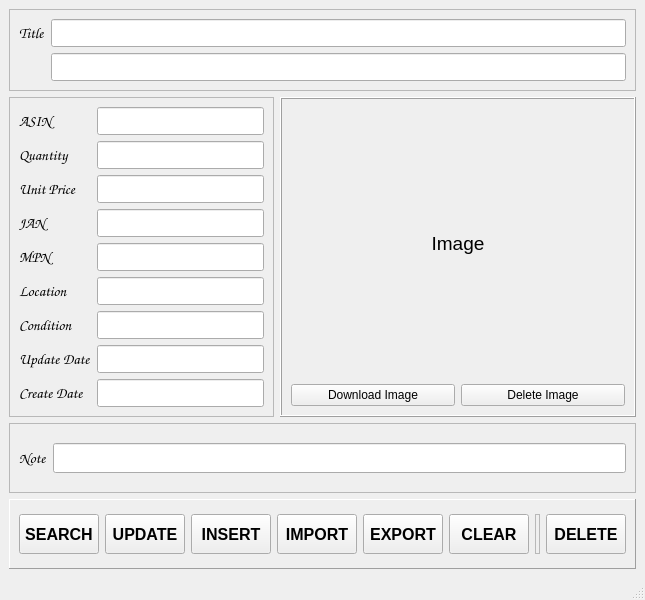
<?xml version="1.0" encoding="UTF-8"?>
<ui version="4.0">
 <class>MainWindow</class>
 <widget class="QMainWindow" name="MainWindow">
  <property name="geometry">
   <rect>
    <x>0</x>
    <y>0</y>
    <width>645</width>
    <height>600</height>
   </rect>
  </property>
  <property name="windowTitle">
   <string>MainWindow</string>
  </property>
  <widget class="QWidget" name="centralwidget">
   <layout class="QGridLayout" name="gridLayout_5">
    <item row="2" column="0" colspan="2">
     <widget class="QFrame" name="frame_6">
      <property name="frameShape">
       <enum>QFrame::StyledPanel</enum>
      </property>
      <property name="frameShadow">
       <enum>QFrame::Raised</enum>
      </property>
      <layout class="QGridLayout" name="gridLayout_2">
       <item row="0" column="0">
        <widget class="QLabel" name="label_12">
         <property name="maximumSize">
          <size>
           <width>50</width>
           <height>30</height>
          </size>
         </property>
         <property name="font">
          <font>
           <family>Comic Sans MS</family>
           <pointsize>11</pointsize>
          </font>
         </property>
         <property name="text">
          <string>Note</string>
         </property>
        </widget>
       </item>
       <item row="0" column="1">
        <widget class="QLineEdit" name="note">
         <property name="minimumSize">
          <size>
           <width>150</width>
           <height>25</height>
          </size>
         </property>
         <property name="maximumSize">
          <size>
           <width>1000</width>
           <height>50</height>
          </size>
         </property>
         <property name="font">
          <font>
           <family>Comic Sans MS</family>
           <pointsize>11</pointsize>
          </font>
         </property>
         <property name="alignment">
          <set>Qt::AlignLeading|Qt::AlignLeft|Qt::AlignVCenter</set>
         </property>
        </widget>
       </item>
      </layout>
     </widget>
    </item>
    <item row="0" column="0" colspan="2">
     <widget class="QFrame" name="frame_2">
      <property name="frameShape">
       <enum>QFrame::StyledPanel</enum>
      </property>
      <property name="frameShadow">
       <enum>QFrame::Sunken</enum>
      </property>
      <layout class="QGridLayout" name="gridLayout_4">
       <item row="0" column="0">
        <widget class="QLabel" name="label_2">
         <property name="font">
          <font>
           <family>Comic Sans MS</family>
           <pointsize>11</pointsize>
           <weight>75</weight>
           <bold>true</bold>
          </font>
         </property>
         <property name="text">
          <string>Title</string>
         </property>
        </widget>
       </item>
       <item row="0" column="1">
        <widget class="QLineEdit" name="product_name">
         <property name="minimumSize">
          <size>
           <width>0</width>
           <height>25</height>
          </size>
         </property>
         <property name="font">
          <font>
           <family>Comic Sans MS</family>
           <pointsize>11</pointsize>
          </font>
         </property>
         <property name="alignment">
          <set>Qt::AlignLeading|Qt::AlignLeft|Qt::AlignVCenter</set>
         </property>
        </widget>
       </item>
       <item row="1" column="0">
        <widget class="QLabel" name="label_3">
         <property name="font">
          <font>
           <family>Comic Sans MS</family>
           <pointsize>11</pointsize>
           <weight>75</weight>
           <bold>true</bold>
          </font>
         </property>
         <property name="text">
          <string/>
         </property>
        </widget>
       </item>
       <item row="1" column="1">
        <widget class="QLineEdit" name="product_name_en">
         <property name="minimumSize">
          <size>
           <width>0</width>
           <height>25</height>
          </size>
         </property>
         <property name="font">
          <font>
           <family>Comic Sans MS</family>
           <pointsize>11</pointsize>
          </font>
         </property>
         <property name="alignment">
          <set>Qt::AlignLeading|Qt::AlignLeft|Qt::AlignVCenter</set>
         </property>
        </widget>
       </item>
      </layout>
     </widget>
    </item>
    <item row="1" column="0">
     <widget class="QFrame" name="frame">
      <property name="minimumSize">
       <size>
        <width>265</width>
        <height>300</height>
       </size>
      </property>
      <property name="maximumSize">
       <size>
        <width>200</width>
        <height>600</height>
       </size>
      </property>
      <property name="font">
       <font>
        <pointsize>10</pointsize>
       </font>
      </property>
      <property name="frameShape">
       <enum>QFrame::StyledPanel</enum>
      </property>
      <property name="frameShadow">
       <enum>QFrame::Sunken</enum>
      </property>
      <layout class="QGridLayout" name="gridLayout">
       <item row="3" column="1">
        <widget class="QLineEdit" name="jan">
         <property name="minimumSize">
          <size>
           <width>150</width>
           <height>25</height>
          </size>
         </property>
         <property name="maximumSize">
          <size>
           <width>200</width>
           <height>50</height>
          </size>
         </property>
         <property name="font">
          <font>
           <family>Comic Sans MS</family>
           <pointsize>11</pointsize>
          </font>
         </property>
        </widget>
       </item>
       <item row="1" column="1">
        <widget class="QLineEdit" name="quantity">
         <property name="minimumSize">
          <size>
           <width>100</width>
           <height>25</height>
          </size>
         </property>
         <property name="maximumSize">
          <size>
           <width>200</width>
           <height>50</height>
          </size>
         </property>
         <property name="font">
          <font>
           <family>Comic Sans MS</family>
           <pointsize>11</pointsize>
          </font>
         </property>
        </widget>
       </item>
       <item row="0" column="1">
        <widget class="QLineEdit" name="asin">
         <property name="minimumSize">
          <size>
           <width>150</width>
           <height>25</height>
          </size>
         </property>
         <property name="maximumSize">
          <size>
           <width>200</width>
           <height>50</height>
          </size>
         </property>
         <property name="font">
          <font>
           <family>Comic Sans MS</family>
           <pointsize>11</pointsize>
          </font>
         </property>
        </widget>
       </item>
       <item row="1" column="0">
        <widget class="QLabel" name="label_4">
         <property name="font">
          <font>
           <family>Comic Sans MS</family>
           <pointsize>11</pointsize>
          </font>
         </property>
         <property name="text">
          <string>Quantity</string>
         </property>
        </widget>
       </item>
       <item row="3" column="0">
        <widget class="QLabel" name="label_6">
         <property name="font">
          <font>
           <family>Comic Sans MS</family>
           <pointsize>11</pointsize>
           <weight>75</weight>
           <bold>true</bold>
          </font>
         </property>
         <property name="text">
          <string>JAN</string>
         </property>
        </widget>
       </item>
       <item row="4" column="0">
        <widget class="QLabel" name="label_7">
         <property name="font">
          <font>
           <family>Comic Sans MS</family>
           <pointsize>11</pointsize>
           <weight>75</weight>
           <bold>true</bold>
          </font>
         </property>
         <property name="text">
          <string>MPN</string>
         </property>
        </widget>
       </item>
       <item row="0" column="0">
        <widget class="QLabel" name="label">
         <property name="font">
          <font>
           <family>Comic Sans MS</family>
           <pointsize>11</pointsize>
           <weight>75</weight>
           <bold>true</bold>
          </font>
         </property>
         <property name="text">
          <string>ASIN</string>
         </property>
         <property name="textInteractionFlags">
          <set>Qt::LinksAccessibleByMouse</set>
         </property>
        </widget>
       </item>
       <item row="4" column="1">
        <widget class="QLineEdit" name="mpn">
         <property name="minimumSize">
          <size>
           <width>150</width>
           <height>25</height>
          </size>
         </property>
         <property name="maximumSize">
          <size>
           <width>200</width>
           <height>50</height>
          </size>
         </property>
         <property name="font">
          <font>
           <family>Comic Sans MS</family>
           <pointsize>11</pointsize>
          </font>
         </property>
        </widget>
       </item>
       <item row="2" column="0">
        <widget class="QLabel" name="label_5">
         <property name="font">
          <font>
           <family>Comic Sans MS</family>
           <pointsize>11</pointsize>
          </font>
         </property>
         <property name="text">
          <string>Unit Price</string>
         </property>
        </widget>
       </item>
       <item row="5" column="1">
        <widget class="QLineEdit" name="location">
         <property name="minimumSize">
          <size>
           <width>150</width>
           <height>25</height>
          </size>
         </property>
         <property name="maximumSize">
          <size>
           <width>200</width>
           <height>50</height>
          </size>
         </property>
         <property name="font">
          <font>
           <family>Comic Sans MS</family>
           <pointsize>11</pointsize>
          </font>
         </property>
        </widget>
       </item>
       <item row="5" column="0">
        <widget class="QLabel" name="label_8">
         <property name="font">
          <font>
           <family>Comic Sans MS</family>
           <pointsize>11</pointsize>
          </font>
         </property>
         <property name="text">
          <string>Location</string>
         </property>
        </widget>
       </item>
       <item row="2" column="1">
        <widget class="QLineEdit" name="unit_price">
         <property name="minimumSize">
          <size>
           <width>150</width>
           <height>25</height>
          </size>
         </property>
         <property name="maximumSize">
          <size>
           <width>200</width>
           <height>50</height>
          </size>
         </property>
         <property name="font">
          <font>
           <family>Comic Sans MS</family>
           <pointsize>11</pointsize>
          </font>
         </property>
        </widget>
       </item>
       <item row="8" column="0">
        <widget class="QLabel" name="label_11">
         <property name="font">
          <font>
           <family>Comic Sans MS</family>
           <pointsize>11</pointsize>
          </font>
         </property>
         <property name="text">
          <string>Create Date</string>
         </property>
        </widget>
       </item>
       <item row="6" column="0">
        <widget class="QLabel" name="label_9">
         <property name="font">
          <font>
           <family>Comic Sans MS</family>
           <pointsize>11</pointsize>
          </font>
         </property>
         <property name="text">
          <string>Condition</string>
         </property>
        </widget>
       </item>
       <item row="7" column="0">
        <widget class="QLabel" name="label_10">
         <property name="font">
          <font>
           <family>Comic Sans MS</family>
           <pointsize>11</pointsize>
          </font>
         </property>
         <property name="text">
          <string>Update Date</string>
         </property>
        </widget>
       </item>
       <item row="6" column="1">
        <widget class="QLineEdit" name="condition">
         <property name="minimumSize">
          <size>
           <width>150</width>
           <height>25</height>
          </size>
         </property>
         <property name="maximumSize">
          <size>
           <width>200</width>
           <height>50</height>
          </size>
         </property>
         <property name="font">
          <font>
           <family>Comic Sans MS</family>
           <pointsize>11</pointsize>
          </font>
         </property>
        </widget>
       </item>
       <item row="7" column="1">
        <widget class="QLineEdit" name="update_date">
         <property name="minimumSize">
          <size>
           <width>150</width>
           <height>25</height>
          </size>
         </property>
         <property name="maximumSize">
          <size>
           <width>200</width>
           <height>50</height>
          </size>
         </property>
         <property name="font">
          <font>
           <family>Comic Sans MS</family>
           <pointsize>11</pointsize>
          </font>
         </property>
        </widget>
       </item>
       <item row="8" column="1">
        <widget class="QLineEdit" name="created_date">
         <property name="minimumSize">
          <size>
           <width>150</width>
           <height>25</height>
          </size>
         </property>
         <property name="maximumSize">
          <size>
           <width>200</width>
           <height>50</height>
          </size>
         </property>
         <property name="font">
          <font>
           <family>Comic Sans MS</family>
           <pointsize>11</pointsize>
          </font>
         </property>
        </widget>
       </item>
      </layout>
     </widget>
    </item>
    <item row="1" column="1">
     <widget class="QFrame" name="frame_7">
      <property name="frameShape">
       <enum>QFrame::Box</enum>
      </property>
      <property name="frameShadow">
       <enum>QFrame::Raised</enum>
      </property>
      <layout class="QGridLayout" name="gridLayout_6">
       <item row="2" column="0">
        <widget class="QPushButton" name="downloadImageButton">
         <property name="text">
          <string>Download Image</string>
         </property>
        </widget>
       </item>
       <item row="2" column="1">
        <widget class="QPushButton" name="deleteImageButton">
         <property name="text">
          <string>Delete Image</string>
         </property>
        </widget>
       </item>
       <item row="1" column="0" colspan="2">
        <widget class="QLabel" name="image">
         <property name="sizePolicy">
          <sizepolicy hsizetype="Fixed" vsizetype="Fixed">
           <horstretch>0</horstretch>
           <verstretch>0</verstretch>
          </sizepolicy>
         </property>
         <property name="maximumSize">
          <size>
           <width>500</width>
           <height>500</height>
          </size>
         </property>
         <property name="font">
          <font>
           <pointsize>14</pointsize>
           <weight>50</weight>
           <bold>false</bold>
          </font>
         </property>
         <property name="layoutDirection">
          <enum>Qt::LeftToRight</enum>
         </property>
         <property name="text">
          <string>Image</string>
         </property>
         <property name="alignment">
          <set>Qt::AlignCenter</set>
         </property>
        </widget>
       </item>
      </layout>
     </widget>
    </item>
    <item row="3" column="0" colspan="2">
     <layout class="QVBoxLayout" name="verticalLayout">
      <item>
       <widget class="QFrame" name="frame_4">
        <property name="frameShape">
         <enum>QFrame::Panel</enum>
        </property>
        <property name="frameShadow">
         <enum>QFrame::Raised</enum>
        </property>
        <layout class="QGridLayout" name="gridLayout_3">
         <item row="0" column="3">
          <widget class="QPushButton" name="importButton">
           <property name="minimumSize">
            <size>
             <width>0</width>
             <height>40</height>
            </size>
           </property>
           <property name="font">
            <font>
             <family>Arial</family>
             <pointsize>12</pointsize>
             <weight>75</weight>
             <bold>true</bold>
            </font>
           </property>
           <property name="text">
            <string>IMPORT</string>
           </property>
          </widget>
         </item>
         <item row="0" column="4">
          <widget class="QPushButton" name="exportButton">
           <property name="minimumSize">
            <size>
             <width>0</width>
             <height>40</height>
            </size>
           </property>
           <property name="font">
            <font>
             <family>Arial</family>
             <pointsize>12</pointsize>
             <weight>75</weight>
             <bold>true</bold>
            </font>
           </property>
           <property name="text">
            <string>EXPORT</string>
           </property>
          </widget>
         </item>
         <item row="0" column="6">
          <widget class="QFrame" name="frame_5">
           <property name="frameShape">
            <enum>QFrame::StyledPanel</enum>
           </property>
           <property name="frameShadow">
            <enum>QFrame::Raised</enum>
           </property>
          </widget>
         </item>
         <item row="0" column="5">
          <widget class="QPushButton" name="clearButton">
           <property name="minimumSize">
            <size>
             <width>0</width>
             <height>40</height>
            </size>
           </property>
           <property name="font">
            <font>
             <family>Arial</family>
             <pointsize>12</pointsize>
             <weight>75</weight>
             <bold>true</bold>
            </font>
           </property>
           <property name="text">
            <string>CLEAR</string>
           </property>
          </widget>
         </item>
         <item row="0" column="7">
          <widget class="QPushButton" name="deleteButton">
           <property name="minimumSize">
            <size>
             <width>0</width>
             <height>40</height>
            </size>
           </property>
           <property name="font">
            <font>
             <family>Arial</family>
             <pointsize>12</pointsize>
             <weight>75</weight>
             <bold>true</bold>
            </font>
           </property>
           <property name="text">
            <string>DELETE</string>
           </property>
          </widget>
         </item>
         <item row="0" column="0">
          <widget class="QPushButton" name="searchButton">
           <property name="minimumSize">
            <size>
             <width>0</width>
             <height>40</height>
            </size>
           </property>
           <property name="font">
            <font>
             <family>Arial</family>
             <pointsize>12</pointsize>
             <weight>75</weight>
             <bold>true</bold>
            </font>
           </property>
           <property name="text">
            <string>SEARCH</string>
           </property>
          </widget>
         </item>
         <item row="0" column="1">
          <widget class="QPushButton" name="updateButton">
           <property name="minimumSize">
            <size>
             <width>0</width>
             <height>40</height>
            </size>
           </property>
           <property name="font">
            <font>
             <family>Arial</family>
             <pointsize>12</pointsize>
             <weight>75</weight>
             <bold>true</bold>
            </font>
           </property>
           <property name="text">
            <string>UPDATE</string>
           </property>
          </widget>
         </item>
         <item row="0" column="2">
          <widget class="QPushButton" name="insertButton">
           <property name="minimumSize">
            <size>
             <width>0</width>
             <height>40</height>
            </size>
           </property>
           <property name="font">
            <font>
             <family>Arial</family>
             <pointsize>12</pointsize>
             <weight>75</weight>
             <bold>true</bold>
            </font>
           </property>
           <property name="text">
            <string>INSERT</string>
           </property>
          </widget>
         </item>
        </layout>
       </widget>
      </item>
     </layout>
    </item>
   </layout>
  </widget>
  <widget class="QMenuBar" name="menubar">
   <property name="geometry">
    <rect>
     <x>0</x>
     <y>0</y>
     <width>645</width>
     <height>21</height>
    </rect>
   </property>
  </widget>
  <widget class="QStatusBar" name="statusbar"/>
 </widget>
 <resources>
  <include location="icons.qrc"/>
 </resources>
 <connections/>
</ui>
